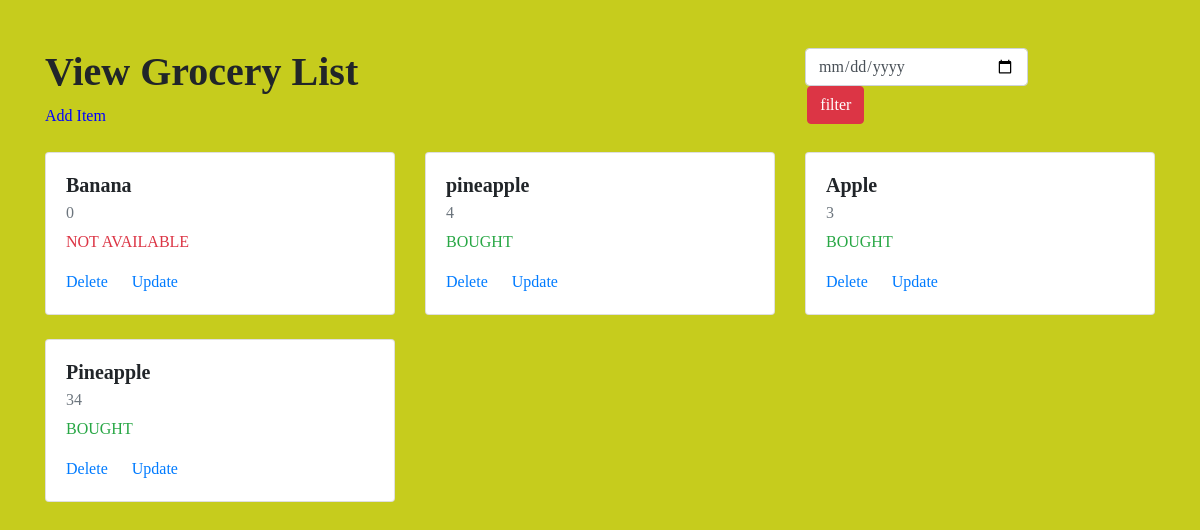
The page / on the database its author committed.
### tables this page shows
CREATE TABLE `grocerydb` (
  `Id` int(10) NOT NULL,
  `Item_name` varchar(30) NOT NULL,
  `Item_quantity` int(100) NOT NULL,
  `Item_status` varchar(20) NOT NULL,
  `Date` date NOT NULL
);

### index.php (the view, shortened to what this page needs)
<?php
    include("connect.php");
    if (isset($_POST['btn'])) {
        $date=$_POST['idate'];
        $q="select * from grocerydb where Date='$date'";
        $query=mysqli_query($con,$q);
    }
    else {
        $q= "select * from grocerydb";
        $query=mysqli_query($con,$q);
    }
?>
<html>
<head>
    <link rel="stylesheet" href=
"https://maxcdn.bootstrapcdn.com/bootstrap/4.4.1/css/bootstrap.min.css">
    <link rel="stylesheet"
        href="css/style.css">
</head>
<body>
    <div class="container mt-5">
        <div class="row">
            <div class="col-lg-8">
                <h1>View Grocery List</h1>
                <a href="add.php" style="color:blue;">Add Item</a>
            </div>
            <div class="col-lg-4">
                <div class="row">
                    <div class="col-lg-8">
                        <form method="post" action="">
                            <input type="date"
                                class="form-control"
                                name="idate">
                            <div class="col-lg-4"
                                method="post">
                                <input type="submit"
                                class="btn btn-danger float-right"
                                name="btn" value="filter">
                            </div>
                        </form>
                    </div>
                </div>
            </div>
        </div>
        <div class="row mt-4">
            <?php
                while ($qq=mysqli_fetch_array($query))
                {
            ?>
            <div class="col-lg-4">
                <div class="card">
                    <div class="card-body">
                        <h5 class="card-title">
                            <?php echo $qq['Item_name']; ?>
                        </h5>
                        <h6 class="card-subtitle mb-2 text-muted">
                            <?php echo
                            $qq['Item_quantity']; ?>
                        </h6>
                        <?php
                        if($qq['Item_status'] == 0) {
                        ?>
                        <p class="text-info">PENDING</p>
                        <?php
                        } else if($qq['Item_status'] == 1) {
                        ?>
                        <p class="text-success">BOUGHT</p>
                        <?php } else { ?>
                        <p class="text-danger">NOT AVAILABLE</p>
                        <?php } ?>
                        <a href=
                        "delete.php?id=<?php echo $qq['Id']; ?>"
                            class="card-link">
                            Delete
                        </a>
                        <a href=
                        "update.php?id=<?php echo $qq['Id']; ?>"
                            class="card-link">
                            Update
                        </a>
                    </div>
                </div><br>
            </div>
            <?php
            }
            ?>
        </div>
    </div>
</body>
</html>

### css/style.css (style rules this page uses)
body { font-family: 'Times New Roman', Times, serif; font-weight: 300; background-color: rgb(198, 204, 29); }
h1, h2, h3, h4, h5 { font-family: 'Times New Roman', Times, serif; font-weight: 700; }

### rows shown on the page
grocerydb: Item_name "Banana", Item_quantity "0", Item_status "NOT AVAILABLE"
grocerydb: Item_name "pineapple", Item_quantity "4", Item_status "BOUGHT"
grocerydb: Item_name "Apple", Item_quantity "3", Item_status "BOUGHT"
grocerydb: Item_name "Pineapple", Item_quantity "34", Item_status "BOUGHT"
